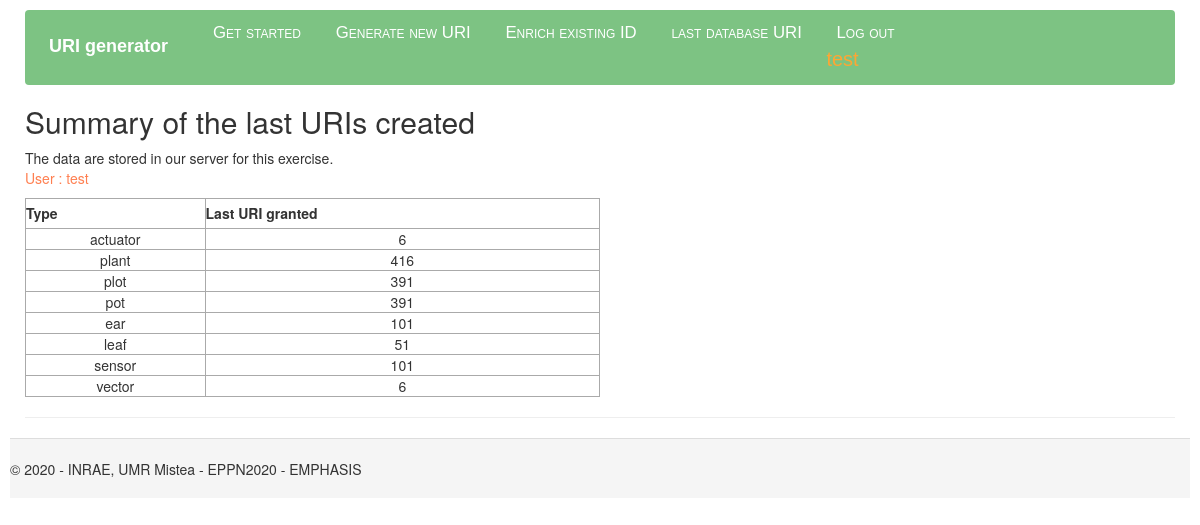
Before: /your_database (signed in) with the older database file.
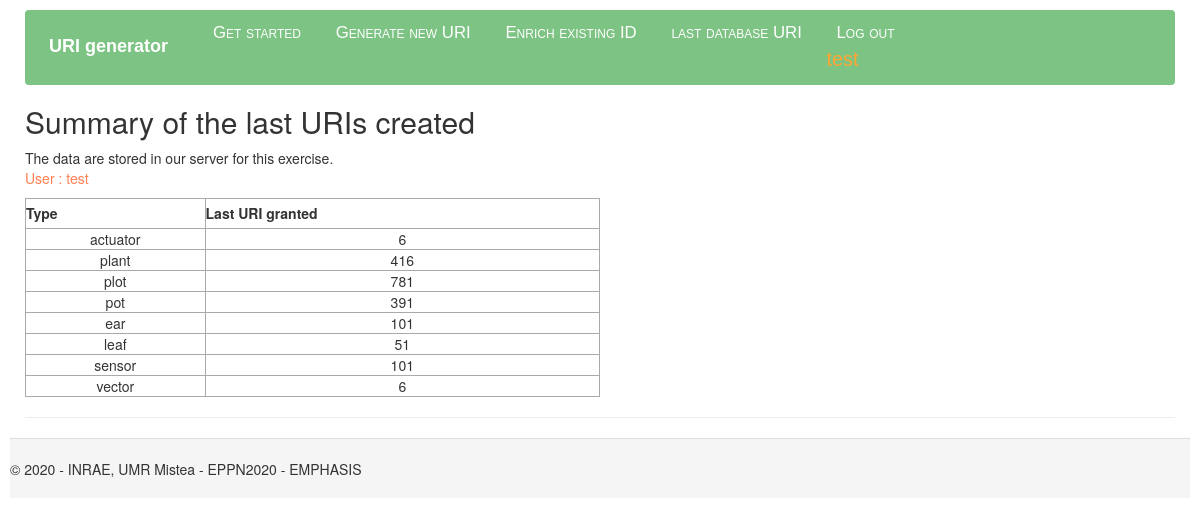
After: the same page with the newer database file.
### main.py (models this page shows)
class user_collected_URI(db.Model):
    id = db.Column(db.Integer, primary_key=True)
    user = db.Column(db.String(200), nullable=False)
    type = db.Column(db.String(200), nullable=False)
    lastvalue = db.Column(db.String(200), nullable=False, default=1)
    date_created = db.Column(db.DateTime, default=datetime.utcnow)

### main.py (the view)
@app.route("/your_database")
def your_database():
    collections = user_collected_URI.query.filter_by(user = session['username'])
    return render_template("your_database.html", collections=collections, username = session['username'], statut = session['logged_in'])

### templates/your_database.html (shortened to what this page needs)
{% extends "generator.html" %}
{% block content %}
<h2>Summary of the last URIs created</h2>
<p style=" color: coral; width: 15%;">
  </p>
<table class=content>
    <tr>
        <th>Type</th>
        <th>Last URI granted</th>
    </tr>
    {% for collection in collections %}
    <tr>
        <td>{{collection.type}}</td>
        <td>{{collection.lastvalue}}</td>
    </tr>
    {% endfor %}
</table>
{% endblock %}

### templates/generator.html (shortened to what this page needs)
<!DOCTYPE html>
<html>
    <head>
        <link rel="stylesheet" type="text/css" href="static/css/style.css" />
        <link rel="stylesheet" href="https://cdnjs.cloudflare.com/ajax/libs/font-awesome/4.7.0/css/font-awesome.min.css">
        <link rel="stylesheet" type="text/css" href="static/css/bootstrap.min.css">
    </head>
    <body>
        <div class="container-fluid">
          <div class="navbar dropdown" >
            <a href="home" class="navbar-brand">URI generator</a>
            {% if statut %}
            <a href="get_started" class="navbar-item">Get started</a>
            <a href="import_dataset" class="navbar-item">Generate new URI</a>
            <a href="existing_ID" class="navbar-item">Enrich existing ID</a>
            <a href="your_database" class="navbar-item">last database URI</a>
            <a href="logout" class="navbar-item">Log out</a>
            <a style="color: rgb(253, 166, 52); width: 30%; font-size: 20px; float:right"  ;>
              </a>
            {% endif %}
            </div>
            <div class="body-content" id=URI_generator>
              {% block content %}
              {% endblock %}
              <hr/>
            </div>
       </div>
        <footer>
          <p>© 2020 - INRAE, UMR Mistea - EPPN2020 - EMPHASIS</p>
      </footer>
    </body>
</html>

### static/css/style.css (style rules this page uses)
body { margin-left:10%; padding: 10px; font-family:'Segoe UI', Tahoma, Geneva, Verdana, sans-serif; }
footer { height: 60px; background-color: #f5f5f5; border-top: 1px solid #ddd; padding-top: 20px; }
.navbar { background-color: #7dc383; font-size: 1.2em; font-family: 'Trebuchet MS', 'Lucida Sans Unicode', 'Lucida Grande', 'Lucida Sans', Arial, sans-serif; color: rgb(255, 255, 255); padding: 10px 8px 10px 8px; }
.navbar a { text-decoration: none; color: inherit; }
.navbar-brand { font-size: 1.4em; font-weight: 600; }
.navbar-item { font-variant: small-caps; margin-left: 30px; }
.content { margin: 0; width: 50%; }
table, td, th { border: 1px solid #aaa; }
table { border-collapse: collapse; width: 100%; }
th { height: 30px; }
td { text-align: center; padding: 5px; }

Changed rows visible on the page:
changed user_collected_URI (number 3 of 8 on the later page): lastvalue "391" → "781"
